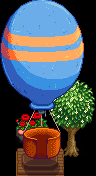

Tiled map render using the project's own tile images. Description and the whole map definition, tile-layer contents included, below:
An orthogonal 6x11 tile map with 16x16 px tiles, 6 tile layers (Back, Back1, Buildings, Front, ...), 3 tilesets and 1 object (TileData).

<map version="1.10" tiledversion="1.10.2" orientation="orthogonal" renderorder="right-down" compressionlevel="0" width="6" height="11" tilewidth="16" tileheight="16" infinite="0" nextlayerid="20" nextobjectid="61">
 <properties>
  <property name="Outdoors" value="T" />
 </properties>
 <tileset firstgid="1" source="z_ModTile.tsx" />
 <tileset firstgid="817" source="zspring_outdoorsTileSheet2..tsx" />
 <tileset firstgid="1937" name="balloon" tilewidth="16" tileheight="16" tilecount="96" columns="6">
  <image source="balloon.png" width="97" height="256" />
 </tileset>
 <layer id="1" name="Back" width="6" height="11">
  <data encoding="csv">
0,0,0,0,0,0,
0,0,0,0,0,0,
0,0,0,0,0,0,
0,0,0,0,0,0,
0,0,0,0,0,0,
0,0,0,0,0,0,
0,0,0,0,0,0,
0,0,0,0,0,0,
0,0,0,0,0,0,
0,0,1039,0,0,0,
0,0,0,0,0,0
</data>
 </layer>
 <layer id="19" name="Back1" width="6" height="11">
  <data encoding="csv">
0,0,0,0,0,0,
0,0,0,0,0,0,
0,0,0,0,0,0,
0,0,0,0,0,0,
0,0,0,0,0,0,
0,0,0,0,0,0,
0,0,0,0,0,0,
0,0,0,0,0,0,
0,259,1990,0,0,0,
0,1038,1996,1040,0,173,
0,1054,1055,1056,0,0
</data>
 </layer>
 <layer id="2" name="Buildings" width="6" height="11">
  <data encoding="csv">
0,0,0,0,0,0,
0,0,0,0,0,0,
0,0,0,0,0,0,
0,0,0,0,0,0,
0,0,0,0,0,0,
0,0,0,103,104,105,
0,0,0,0,0,0,
0,0,0,0,0,0,
0,1986,1990,1988,0,0,
0,1992,0,1994,172,0,
0,1054,0,1056,0,0
</data>
 </layer>
 <layer id="3" name="Front" width="6" height="11">
  <data encoding="csv">
0,0,0,0,0,0,
0,0,0,0,0,0,
0,0,0,0,0,0,
0,0,0,0,0,0,
0,0,0,0,0,0,
0,0,0,0,0,0,
0,0,0,120,121,122,
0,242,243,137,138,139,
0,0,0,154,155,156,
0,0,0,0,0,0,
0,0,0,0,0,0
</data>
 </layer>
 <layer id="4" name="AlwaysFront" width="6" height="11">
  <data encoding="csv">
1937,1938,1939,1940,1941,1942,
1943,1944,1945,1946,1947,1948,
1949,1950,1951,1952,1953,1954,
1955,1956,1957,1958,1959,1960,
1961,1962,1963,1964,1965,1966,
1967,1968,1969,1970,1971,1972,
1973,1974,1975,1976,121,122,
1979,1980,1981,1982,138,139,
1985,0,0,0,0,0,
1991,0,0,0,0,0,
1997,1998,1999,2000,2001,2002
</data>
 </layer>
 <layer id="5" name="Paths" width="6" height="11">
  <data encoding="csv">
0,0,0,0,0,0,
0,0,0,0,0,0,
0,0,0,0,0,0,
0,0,0,0,0,0,
0,0,0,0,0,0,
0,0,0,0,0,0,
0,0,0,0,0,0,
0,0,0,0,0,0,
0,0,0,0,0,0,
0,0,0,0,0,0,
0,0,0,0,0,0
</data>
 </layer>
 <objectgroup id="6" name="Back">
  <object id="60" name="TileData" x="32" y="144" width="16" height="16">
   <properties>
    <property name="TouchAction" value="Warp Custom_MT_Island 20 62" />
   </properties>
  </object>
 </objectgroup>
 <objectgroup id="7" name="Buildings" />
 <objectgroup id="8" name="Front" />
 <objectgroup id="9" name="AlwaysFront" />
 <objectgroup id="10" name="Paths" />
</map>
